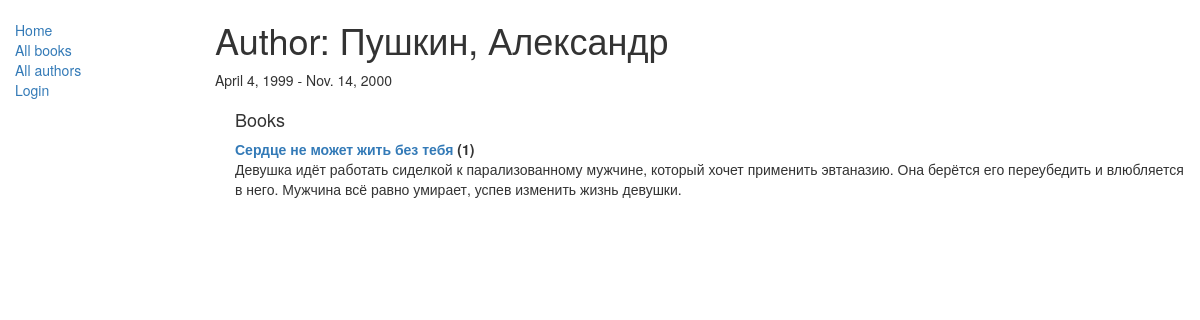
The app's page /catalog/author/1 with its own data.
### catalog/models.py (models this page shows, shortened)
class Author(models.Model):
    first_name = models.CharField(max_length=100)
    last_name = models.CharField(max_length=100)
    date_of_birth = models.DateField(null=True, blank=True)
    date_of_death = models.DateField('Died', null=True, blank=True)
    def __str__(self):
        return '%s, %s' % (self.last_name, self.first_name)

class Book(models.Model):
    title = models.CharField(max_length=200)
    author = models.ForeignKey('Author', on_delete=models.SET_NULL, null=True)
    summary = models.TextField(max_length=1000, help_text="Enter a brief description of the book")
    isbn = models.CharField('ISBN', max_length=13, help_text='13 Character <a href="https://www.isbn-international.org'
                                                             '/content/what-isbn">ISBN number</a>')
    genre = models.ManyToManyField(Genre, help_text="Select a genre for this book")
    def __str__(self):
        return self.title
    def display_genre(self):
        """
        Creates a string for the Genre. This is required to display genre in Admin.
        """
        return ', '.join([genre.name for genre in self.genre.all()[:3]])
    display_genre.short_description = 'Genre'

### catalog/views.py (the view)
# urls.py: path('author/<int:pk>', views.AuthorDetailView.as_view(), name='author-detail'),
class AuthorDetailView(generic.DetailView):
    model = Author

### catalog/templates/catalog/author_detail.html (shortened to what this page needs)
{% extends "base_generic.html" %}
{% block content %}
<h1>Author: {{ author }} </h1>
<p>{{author.date_of_birth}} - {% if author.date_of_death %}{{author.date_of_death}}{% endif %}</p>
<div style="margin-left:20px;margin-top:20px">
<h4>Books</h4>
<dl>
{% for book in author.book_set.all %}
  <dt><a href="{% url 'book-detail' book.pk %}">{{book}}</a> ({{book.bookinstance_set.all.count}})</dt>
  <dd>{{book.summary}}</dd>
  {% empty %}
  <p>This author has no books.</p>
{% endfor %}
</dl>
</div>
{% endblock %}
{% block sidebar %}
  {{ block.super }}
{% endblock %}

### records on screen
Author: last_name+first_name "Пушкин, Александр", date_of_birth "April 4, 1999", date_of_death "Nov. 14, 2000"
Book: title "Сердце не может жить без тебя", bookinstance_set.all.count "1", summary "Девушка идёт работать сиделкой к парализованному мужчине, который хочет применить эвтаназию. Она берётся его переубедить и влюбляется в него. Мужчина всё равно умирает, успев изменить жизнь девушки."
